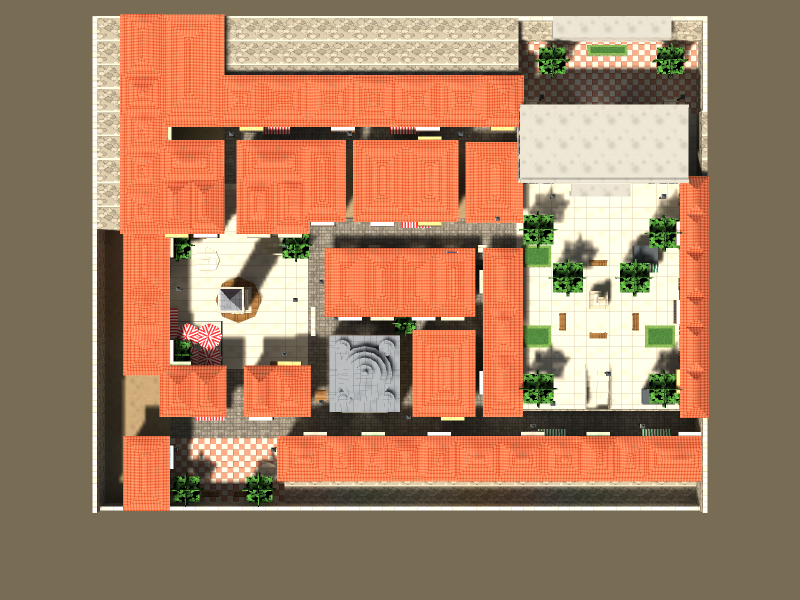
#> input picture de_hamamonu/de_hamamonu/onizleme/prev_plan.png, 1600 x 1200 px (shown at 1/2 size)
$ python plan_etiket.py
#> lines starting #> are read from the running program, lines starting #| are printed output that depends on the picture
"""prev_plan.png üstüne bölge etiketleri yazar -> onizleme/plan.png"""
import os, sys, math
from PIL import Image, ImageDraw, ImageFont

here = os.path.dirname(os.path.abspath(__file__))
src = sys.argv[1] if len(sys.argv) > 1 else os.path.join(here, "..", "onizleme", "prev_plan.png")
dst = sys.argv[2] if len(sys.argv) > 2 else os.path.join(here, "..", "onizleme", "plan.png")
im = Image.open(src).convert("RGB")
#> im is the input picture: PIL image 1600x1200 RGB; mean R, G, B 167.4, 129, 100.5
W, H = im.size
#> W = 1600; H = 1200
CX, CY = -128, 0                      # render: eye (-128,-1,12000) -> (-128,0,0), fov 21
half = math.tan(math.radians(10.5)) * 12000
sx = W / 2 / half
#> sx = 0.36
P = lambda x, y: (W / 2 + (x - CX) * sx, H / 2 - (y - CY) * sx)
d = ImageDraw.Draw(im, "RGBA")
f = ImageFont.truetype("/usr/share/fonts/truetype/dejavu/DejaVuSans-Bold.ttf", 24)
f2 = ImageFont.truetype("/usr/share/fonts/truetype/dejavu/DejaVuSans-Bold.ttf", 44)
fs = ImageFont.truetype("/usr/share/fonts/truetype/dejavu/DejaVuSans.ttf", 17)
def label(x, y, text, font=f, fill=(255, 255, 255)):
#> called with x = -1024, y = -260, text = 'B', fill = (255, 220, 60)
    bb = d.textbbox((0, 0), text, font=font)
#> bb = (0, 9, 34, 41)
    px, py = P(x, y)
    px -= (bb[2] - bb[0]) / 2; py -= (bb[3] - bb[1]) / 2
#> after `px -= (bb[2] - bb[0]) / 2`: px = 460.7
#> after `py -= (bb[3] - bb[1]) / 2`: py = 677.5
    for ox, oy in ((-2, 0), (2, 0), (0, -2), (0, 2), (-2, -2), (2, 2), (-2, 2), (2, -2)):
        d.text((px + ox, py + oy), text, font=font, fill=(0, 0, 0))
    d.text((px, py), text, font=font, fill=fill)
def zone(x0, y0, x1, y1, rgb):
    d.rectangle([P(x0, y1), P(x1, y0)], fill=rgb + (70,), outline=rgb + (255,), width=3)
zone(-1200, -200, -840, 200, (240, 200, 40)); label(-1024, -260, "B", f2, (255, 220, 60))
zone(760, -300, 1200, 140, (230, 60, 40)); label(960, -220, "A", f2, (255, 90, 70))
zone(-1330, -1110, -1060, -870, (230, 170, 40)); label(-1195, -990, "T", f2, (255, 200, 60))
zone(750, 1090, 1050, 1330, (60, 130, 240)); label(900, 1210, "CT", f2, (120, 170, 255))
label(-1024, 330, "Saat Kulesi Meydanı"); label(-1024, -330, "çay bahçesi", fs)
label(960, 420, "Hacettepe Önü"); label(960, 830, "HACETTEPE (lobi geçilir)", fs)
label(-64, 352, "ANA SOKAK (üst kot)"); label(-300, 896, "kuzey sokak (üst kot)", fs)
label(-320, -400, "Hamam"); label(-128, -128, "avlu", fs); label(112, -400, "Bakırcı (ev)", fs)
label(-128, 100, "geçilen evler", fs); label(304, -300, "merdivenli sokak", fs); label(-576, -200, "Hamam Sokağı", fs)
label(-1040, 520, "Kule Yokuşu", fs); label(-768, 290, "büyük merdiven", fs)
label(-224, 640, "cumbalı evler", fs); label(0, -688, "güney sokak (alt kot)", fs)
label(960, -480, "merdiven", fs); label(576, 1070, "yan geçit", fs); label(1456, 1070, "yan geçit", fs)
im.save(dst)
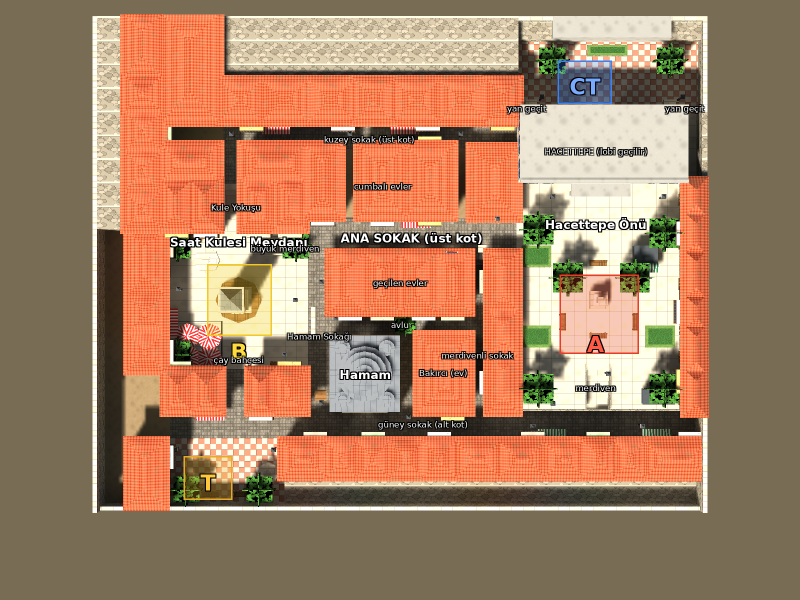
#> saved as plan.png: PIL image 1600x1200 RGB (shown at 1/2 size); mean R, G, B 166.2, 127.5, 99
print("yazıldı", dst)

$ run again, with de_hamamonu/de_hamamonu/onizleme/prev_a_meydan.png copied over de_hamamonu/de_hamamonu/onizleme/prev_plan.png
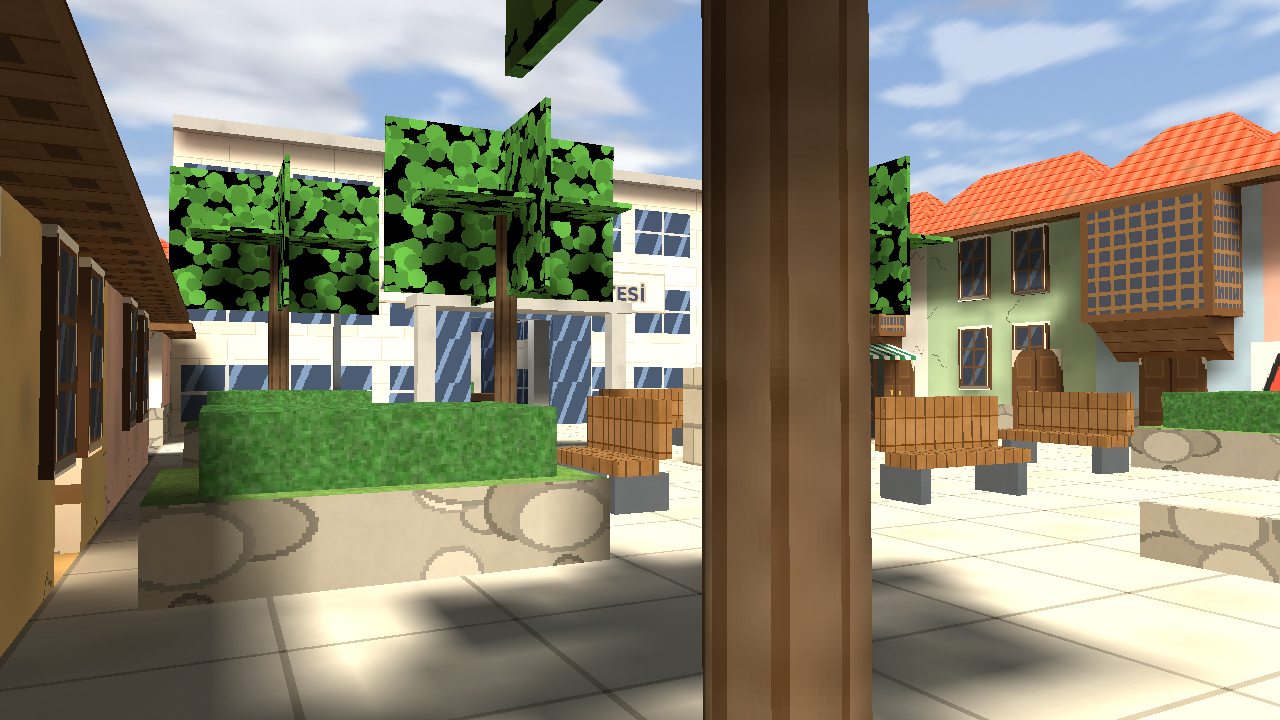
#> input picture de_hamamonu/de_hamamonu/onizleme/prev_a_meydan.png, 1280 x 720 px
#> im is the input picture: PIL image 1280x720 RGB; mean R, G, B 136.2, 132.4, 113.2
#> bb = (0, 9, 34, 41)
#> px = 365.2
#> py = 418.8
#> `im.save(dst)`:
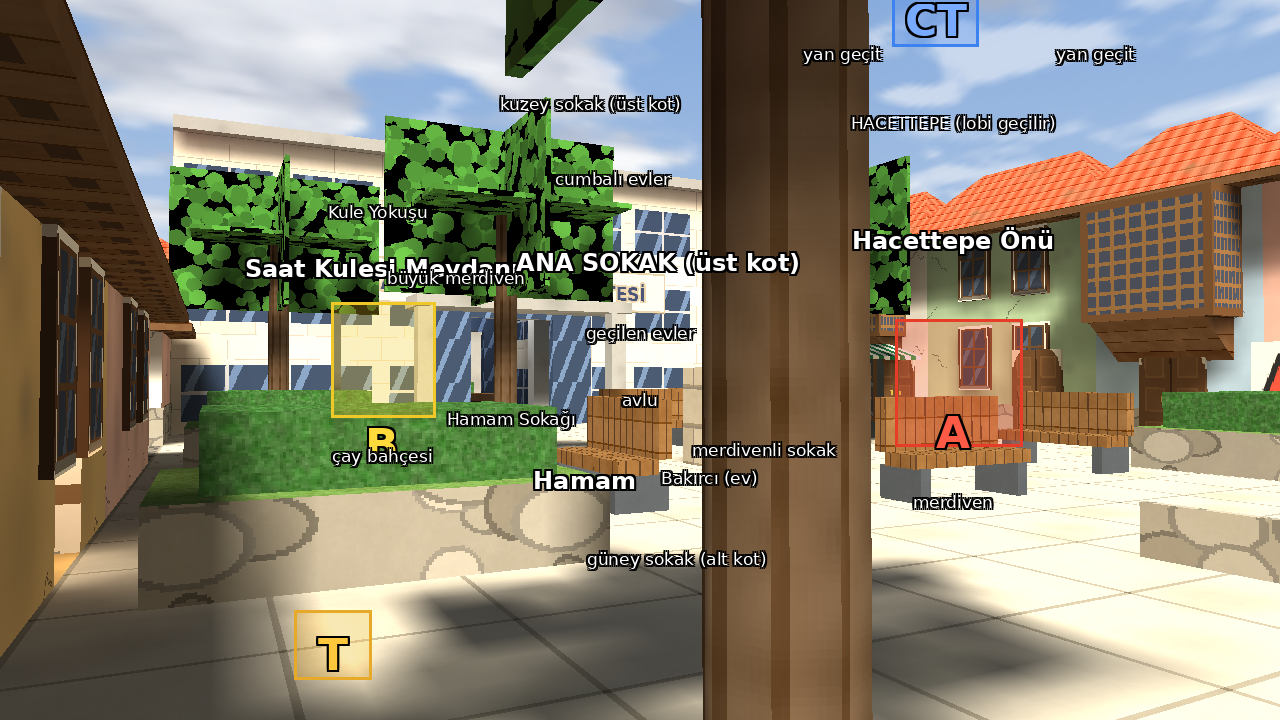
#> saved as plan.png: PIL image 1280x720 RGB; mean R, G, B 135.4, 129.9, 111

$ run again, with de_hamamonu/de_hamamonu/onizleme/prev_ana_sokak.png copied over de_hamamonu/de_hamamonu/onizleme/prev_plan.png
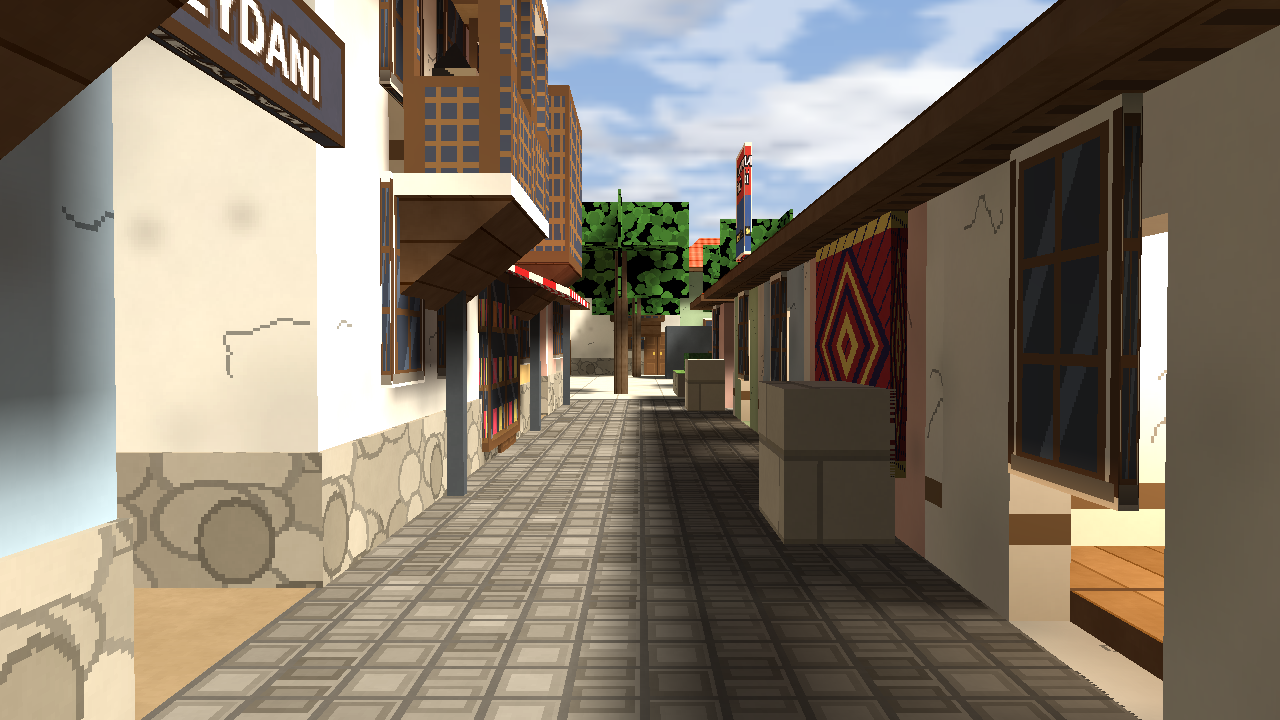
#> input picture de_hamamonu/de_hamamonu/onizleme/prev_ana_sokak.png, 1280 x 720 px
#> im is the input picture: PIL image 1280x720 RGB; mean R, G, B 131.4, 121.1, 106.9
#> bb = (0, 9, 34, 41)
#> px = 365.2
#> py = 418.8
#> `im.save(dst)`:
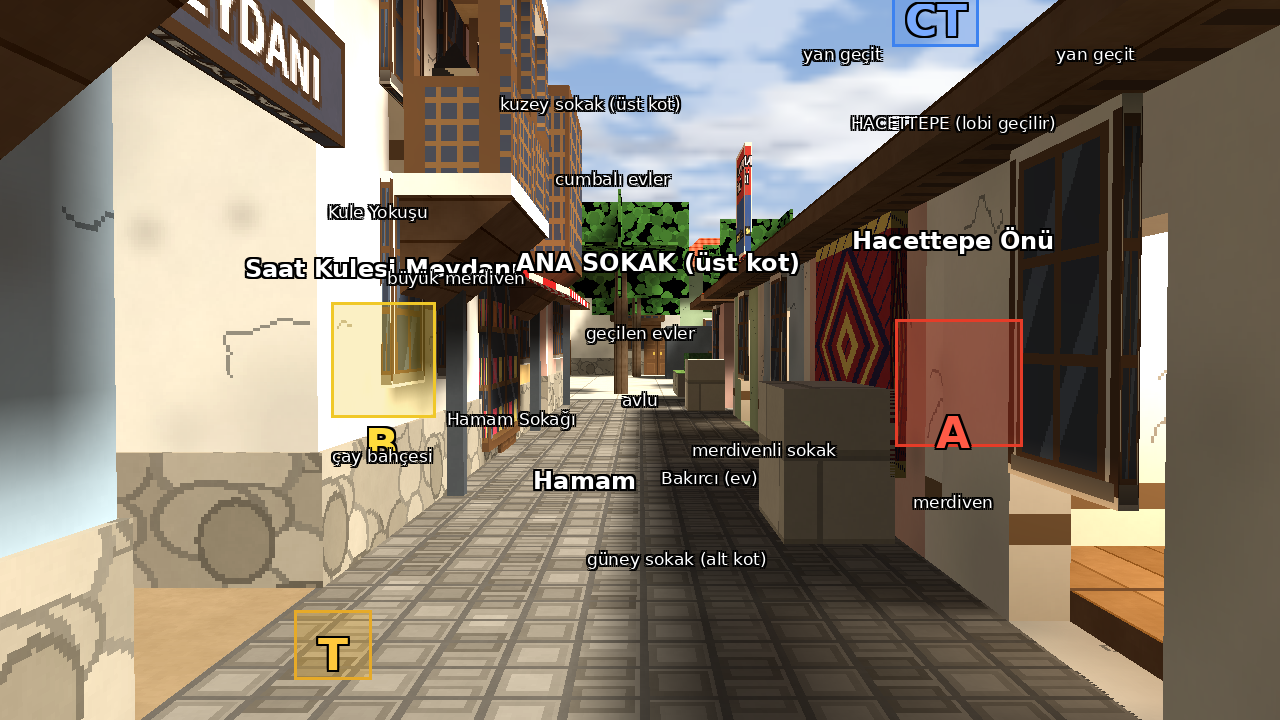
#> saved as plan.png: PIL image 1280x720 RGB; mean R, G, B 131.2, 120.2, 105.4
